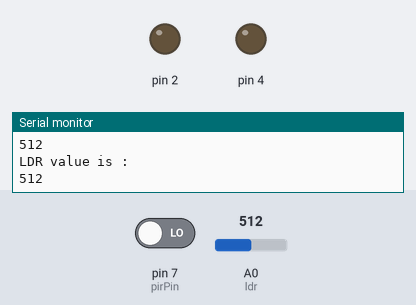
Bench run of a sketch on a simulated Arduino Uno, built with avr-gcc and run on an emulated ATmega328P. Parts: output pins drawn as LEDs (lit = HIGH), the last lines printed to the serial monitor. Inputs (shaded band) come from the test bench; at power-on: pin 7 (pirPin) LOW, A0 (ldr) = 512.

Above: at 1.2 s.
1.3 s: pin 7 (pirPin) driven HIGH
At 2.1 s:
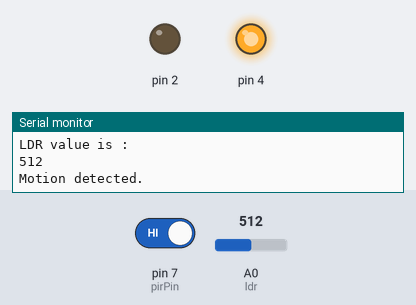
3.8 s: A0 (ldr) set to 308
5.3 s: A0 (ldr) set to 281
At 6.2 s:
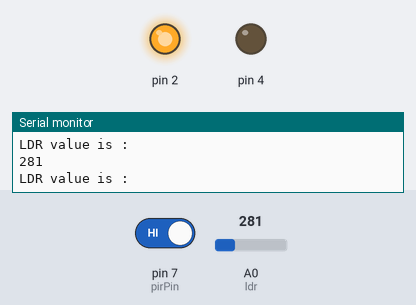
6.8 s: A0 (ldr) set to 306
At 8.0 s:
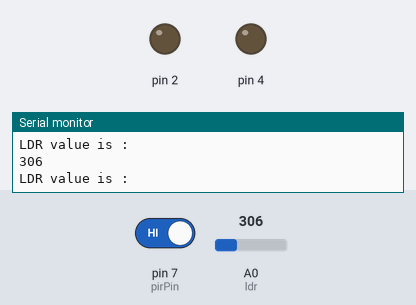
9.8 s: A0 (ldr) set to 290
At 10.8 s:
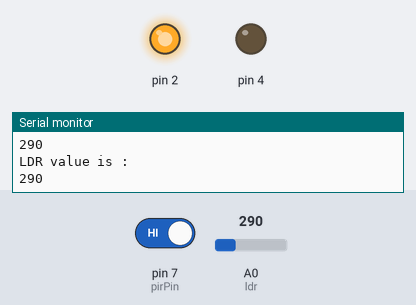
Timing chart, 0 to 12.8 s (numbered marks = the images above; inputs shaded):
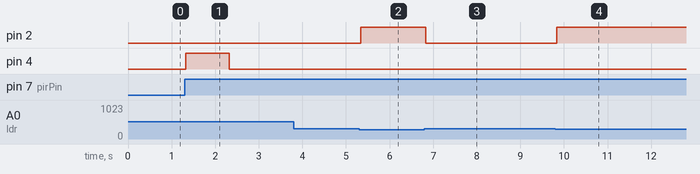

The sketch:

HUMIDITY_SENSOR.ino
```cpp
#define pirPin 7
int ldr=A0;


int value=0;

int calibrationTime = 30;
long unsigned int lowIn;
long unsigned int pause = 5000;
boolean lockLow = true;
boolean takeLowTime;
int PIRValue = 0;
void setup() {
Serial.begin(9600);
pinMode(2,OUTPUT);
  pinMode(4, OUTPUT);
  pinMode(pirPin, INPUT);
}

void loop() {
value=analogRead(ldr);
Serial.println("LDR value is :");
Serial.println(value);
if(value<300)
  {
    digitalWrite(2,HIGH);
  }
  else
  {
    digitalWrite(2,LOW);
  }
  PIRSensor();
}

void PIRSensor() {
   if(digitalRead(pirPin) == HIGH) {
      if(lockLow) {
         PIRValue = 1;
         lockLow = false;
         Serial.println("Motion detected.");
        digitalWrite(4,HIGH);
         delay(1000);
        digitalWrite(4,LOW);
      }
      takeLowTime = true;
   }
   if(digitalRead(pirPin) == LOW) {
      if(takeLowTime){
         lowIn = millis();takeLowTime = false;
      }
      if(!lockLow && millis() - lowIn > pause) {
         PIRValue = 0;
         lockLow = true;
         Serial.println("Motion ended.");
        digitalWrite(4,LOW);
         delay(50);
      }
   }
}
```

Measured:
- the behaviour switches between 300 and 299 on A0 (ldr) (found by bisection; images 1 and 2)
- after the input at 1.3 s, pin 4: LOW → HIGH at once, → LOW 1.0 s later
- after the input at 5.3 s, pin 2: LOW → HIGH at once
- after the input at 6.8 s, pin 2: HIGH → LOW at once
- after the input at 9.8 s, pin 2: LOW → HIGH at once
